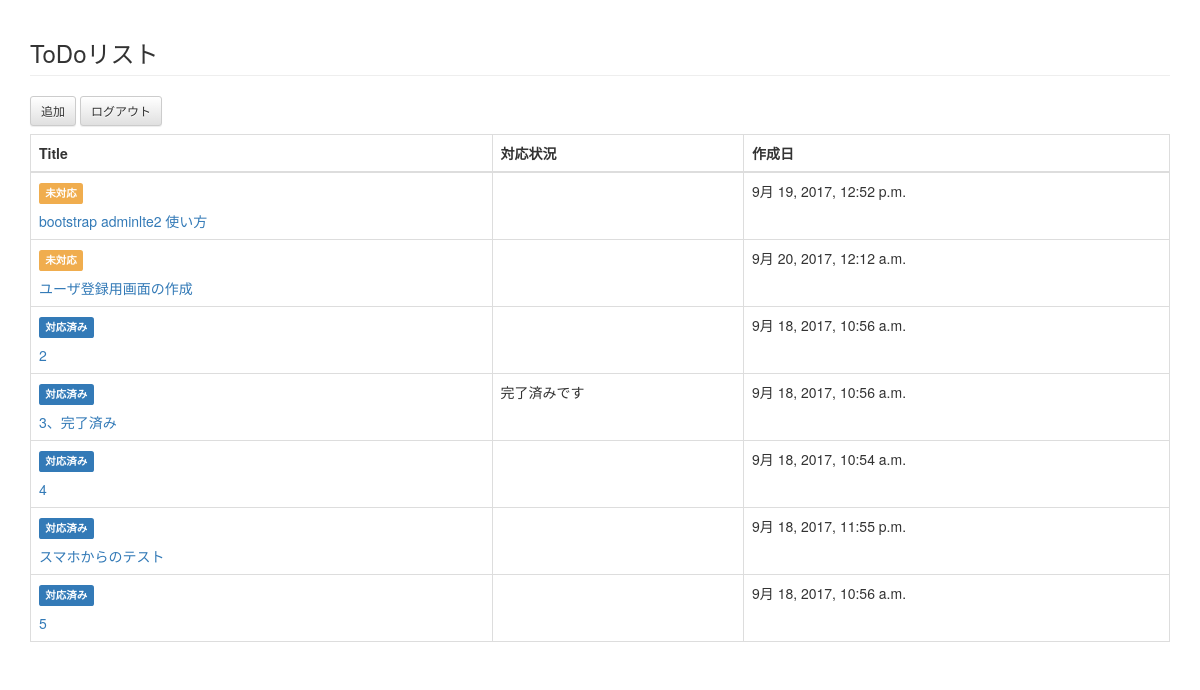
The app's page / (signed in) with its own data.
### cms/models/todo_model.py (models this page shows, shortened)
class ToDo(MasterField):
    PRIORITY_CHOICES = (
        (1, 'Immediate'),
        (2, 'Urgent'),
        (3, 'High'),
        (4, 'Normal'),
        (5, 'Low'),
    )
    title = models.TextField('タイトル', validators=[MaxLengthValidator(32)])
    text = models.TextField('内容', blank=True)
    situation = models.TextField(
        '対応状況', validators=[MaxLengthValidator(32)], blank=True)
    priority = models.IntegerField('優先順位', choices=PRIORITY_CHOICES, default=4)
    is_complete = models.BooleanField('完了', default=False)
    class Meta:
        db_table = 'todo'
        verbose_name = 'ToDo'
        verbose_name_plural = 'ToDo'

### cms/views/todo_view.py (the view)
# urls.py: url(r'^$', ToDoView.as_view(), name='todo_list'),
class ToDoView(CommonListView):
    template_name = 'cms/todo_list.html'
    model = ToDo
    def get_queryset(self):
        return ToDo.objects.filter(is_active=True).order_by('is_complete', 'priority', 'id')

### cms/templates/cms/todo_list.html (shortened to what this page needs)
{% extends "base.html" %}
{% block content %}
  <h3 class="page-header">ToDoリスト</h3>
  <a href="{% url 'todo_create' %}" class="btn btn-default btn-sm">追加</a>
  <a href="{% url 'logout' %}" class="btn btn-default btn-sm">ログアウト</a>
  <table class="table table-bordered">
    <thead>
      <tr>
        <th>Title</th>
        <th>対応状況</th>
        <th>作成日</th>
      </tr>
    </thead>
    <tbody>
      {% for todo in object_list %}
      <tr>
        <td>
          <p>
          {% if todo.is_complete == True %}
          <span class="label label-primary">対応済み</span>
          {% else %}
          <span class="label label-warning">未対応</span>
          {% endif %}
          </p>
          <a href="{% url 'todo_detail' pk=todo.id %}">
          {{ todo.title }}
        </a>
        </td>
        <td>
          {{ todo.situation }}
        </td>
        <td>
          {{ todo.created_at }}
        </td>
      </tr>
      {% endfor %}
    </tbody>
  </table>
{% endblock content %}

### cms/templates/cms/todo_list.html (style rules this page uses)
table { margin-top: 8px; }

### records on screen
ToDo: is_complete "未対応", title "bootstrap adminlte2 使い方", created_at "9月 19, 2017, 12:52 p.m."
ToDo: is_complete "未対応", title "ユーザ登録用画面の作成", created_at "9月 20, 2017, 12:12 a.m."
ToDo: is_complete "対応済み", title "2", created_at "9月 18, 2017, 10:56 a.m."
ToDo: is_complete "対応済み", title "3、完了済み", situation "完了済みです", created_at "9月 18, 2017, 10:56 a.m."
ToDo: is_complete "対応済み", title "4", created_at "9月 18, 2017, 10:54 a.m."
ToDo: is_complete "対応済み", title "スマホからのテスト", created_at "9月 18, 2017, 11:55 p.m."
ToDo: is_complete "対応済み", title "5", created_at "9月 18, 2017, 10:56 a.m."
